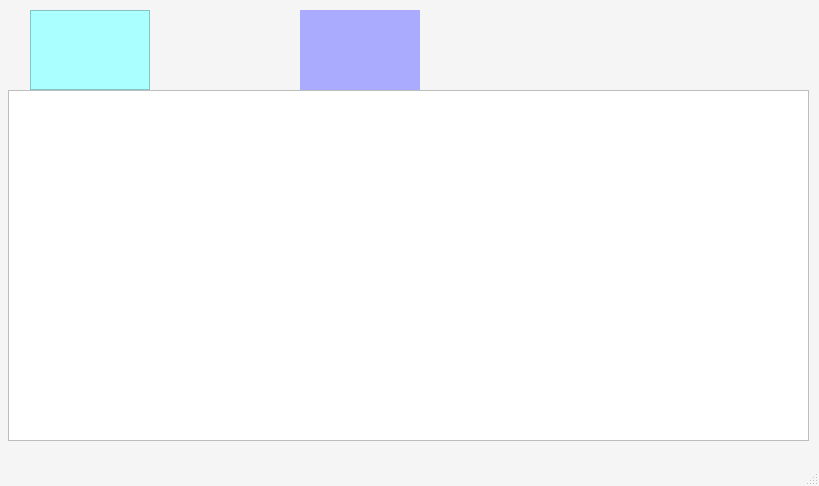
<?xml version="1.0" encoding="UTF-8"?>
<ui version="4.0">
 <class>MainWindow</class>
 <widget class="QMainWindow" name="MainWindow">
  <property name="geometry">
   <rect>
    <x>0</x>
    <y>0</y>
    <width>819</width>
    <height>486</height>
   </rect>
  </property>
  <property name="palette">
   <palette>
    <active>
     <colorrole role="WindowText">
      <brush brushstyle="SolidPattern">
       <color alpha="255">
        <red>0</red>
        <green>0</green>
        <blue>0</blue>
       </color>
      </brush>
     </colorrole>
     <colorrole role="Button">
      <brush brushstyle="SolidPattern">
       <color alpha="255">
        <red>245</red>
        <green>245</green>
        <blue>245</blue>
       </color>
      </brush>
     </colorrole>
     <colorrole role="Light">
      <brush brushstyle="SolidPattern">
       <color alpha="255">
        <red>255</red>
        <green>255</green>
        <blue>255</blue>
       </color>
      </brush>
     </colorrole>
     <colorrole role="Midlight">
      <brush brushstyle="SolidPattern">
       <color alpha="255">
        <red>250</red>
        <green>250</green>
        <blue>250</blue>
       </color>
      </brush>
     </colorrole>
     <colorrole role="Dark">
      <brush brushstyle="SolidPattern">
       <color alpha="255">
        <red>122</red>
        <green>122</green>
        <blue>122</blue>
       </color>
      </brush>
     </colorrole>
     <colorrole role="Mid">
      <brush brushstyle="SolidPattern">
       <color alpha="255">
        <red>163</red>
        <green>163</green>
        <blue>163</blue>
       </color>
      </brush>
     </colorrole>
     <colorrole role="Text">
      <brush brushstyle="SolidPattern">
       <color alpha="255">
        <red>0</red>
        <green>0</green>
        <blue>0</blue>
       </color>
      </brush>
     </colorrole>
     <colorrole role="BrightText">
      <brush brushstyle="SolidPattern">
       <color alpha="255">
        <red>255</red>
        <green>255</green>
        <blue>255</blue>
       </color>
      </brush>
     </colorrole>
     <colorrole role="ButtonText">
      <brush brushstyle="SolidPattern">
       <color alpha="255">
        <red>0</red>
        <green>0</green>
        <blue>0</blue>
       </color>
      </brush>
     </colorrole>
     <colorrole role="Base">
      <brush brushstyle="SolidPattern">
       <color alpha="255">
        <red>255</red>
        <green>255</green>
        <blue>255</blue>
       </color>
      </brush>
     </colorrole>
     <colorrole role="Window">
      <brush brushstyle="SolidPattern">
       <color alpha="255">
        <red>245</red>
        <green>245</green>
        <blue>245</blue>
       </color>
      </brush>
     </colorrole>
     <colorrole role="Shadow">
      <brush brushstyle="SolidPattern">
       <color alpha="255">
        <red>0</red>
        <green>0</green>
        <blue>0</blue>
       </color>
      </brush>
     </colorrole>
     <colorrole role="AlternateBase">
      <brush brushstyle="SolidPattern">
       <color alpha="255">
        <red>250</red>
        <green>250</green>
        <blue>250</blue>
       </color>
      </brush>
     </colorrole>
     <colorrole role="ToolTipBase">
      <brush brushstyle="SolidPattern">
       <color alpha="255">
        <red>255</red>
        <green>255</green>
        <blue>220</blue>
       </color>
      </brush>
     </colorrole>
     <colorrole role="ToolTipText">
      <brush brushstyle="SolidPattern">
       <color alpha="255">
        <red>0</red>
        <green>0</green>
        <blue>0</blue>
       </color>
      </brush>
     </colorrole>
     <colorrole role="PlaceholderText">
      <brush brushstyle="SolidPattern">
       <color alpha="128">
        <red>0</red>
        <green>0</green>
        <blue>0</blue>
       </color>
      </brush>
     </colorrole>
    </active>
    <inactive>
     <colorrole role="WindowText">
      <brush brushstyle="SolidPattern">
       <color alpha="255">
        <red>0</red>
        <green>0</green>
        <blue>0</blue>
       </color>
      </brush>
     </colorrole>
     <colorrole role="Button">
      <brush brushstyle="SolidPattern">
       <color alpha="255">
        <red>245</red>
        <green>245</green>
        <blue>245</blue>
       </color>
      </brush>
     </colorrole>
     <colorrole role="Light">
      <brush brushstyle="SolidPattern">
       <color alpha="255">
        <red>255</red>
        <green>255</green>
        <blue>255</blue>
       </color>
      </brush>
     </colorrole>
     <colorrole role="Midlight">
      <brush brushstyle="SolidPattern">
       <color alpha="255">
        <red>250</red>
        <green>250</green>
        <blue>250</blue>
       </color>
      </brush>
     </colorrole>
     <colorrole role="Dark">
      <brush brushstyle="SolidPattern">
       <color alpha="255">
        <red>122</red>
        <green>122</green>
        <blue>122</blue>
       </color>
      </brush>
     </colorrole>
     <colorrole role="Mid">
      <brush brushstyle="SolidPattern">
       <color alpha="255">
        <red>163</red>
        <green>163</green>
        <blue>163</blue>
       </color>
      </brush>
     </colorrole>
     <colorrole role="Text">
      <brush brushstyle="SolidPattern">
       <color alpha="255">
        <red>0</red>
        <green>0</green>
        <blue>0</blue>
       </color>
      </brush>
     </colorrole>
     <colorrole role="BrightText">
      <brush brushstyle="SolidPattern">
       <color alpha="255">
        <red>255</red>
        <green>255</green>
        <blue>255</blue>
       </color>
      </brush>
     </colorrole>
     <colorrole role="ButtonText">
      <brush brushstyle="SolidPattern">
       <color alpha="255">
        <red>0</red>
        <green>0</green>
        <blue>0</blue>
       </color>
      </brush>
     </colorrole>
     <colorrole role="Base">
      <brush brushstyle="SolidPattern">
       <color alpha="255">
        <red>255</red>
        <green>255</green>
        <blue>255</blue>
       </color>
      </brush>
     </colorrole>
     <colorrole role="Window">
      <brush brushstyle="SolidPattern">
       <color alpha="255">
        <red>245</red>
        <green>245</green>
        <blue>245</blue>
       </color>
      </brush>
     </colorrole>
     <colorrole role="Shadow">
      <brush brushstyle="SolidPattern">
       <color alpha="255">
        <red>0</red>
        <green>0</green>
        <blue>0</blue>
       </color>
      </brush>
     </colorrole>
     <colorrole role="AlternateBase">
      <brush brushstyle="SolidPattern">
       <color alpha="255">
        <red>250</red>
        <green>250</green>
        <blue>250</blue>
       </color>
      </brush>
     </colorrole>
     <colorrole role="ToolTipBase">
      <brush brushstyle="SolidPattern">
       <color alpha="255">
        <red>255</red>
        <green>255</green>
        <blue>220</blue>
       </color>
      </brush>
     </colorrole>
     <colorrole role="ToolTipText">
      <brush brushstyle="SolidPattern">
       <color alpha="255">
        <red>0</red>
        <green>0</green>
        <blue>0</blue>
       </color>
      </brush>
     </colorrole>
     <colorrole role="PlaceholderText">
      <brush brushstyle="SolidPattern">
       <color alpha="128">
        <red>0</red>
        <green>0</green>
        <blue>0</blue>
       </color>
      </brush>
     </colorrole>
    </inactive>
    <disabled>
     <colorrole role="WindowText">
      <brush brushstyle="SolidPattern">
       <color alpha="255">
        <red>122</red>
        <green>122</green>
        <blue>122</blue>
       </color>
      </brush>
     </colorrole>
     <colorrole role="Button">
      <brush brushstyle="SolidPattern">
       <color alpha="255">
        <red>245</red>
        <green>245</green>
        <blue>245</blue>
       </color>
      </brush>
     </colorrole>
     <colorrole role="Light">
      <brush brushstyle="SolidPattern">
       <color alpha="255">
        <red>255</red>
        <green>255</green>
        <blue>255</blue>
       </color>
      </brush>
     </colorrole>
     <colorrole role="Midlight">
      <brush brushstyle="SolidPattern">
       <color alpha="255">
        <red>250</red>
        <green>250</green>
        <blue>250</blue>
       </color>
      </brush>
     </colorrole>
     <colorrole role="Dark">
      <brush brushstyle="SolidPattern">
       <color alpha="255">
        <red>122</red>
        <green>122</green>
        <blue>122</blue>
       </color>
      </brush>
     </colorrole>
     <colorrole role="Mid">
      <brush brushstyle="SolidPattern">
       <color alpha="255">
        <red>163</red>
        <green>163</green>
        <blue>163</blue>
       </color>
      </brush>
     </colorrole>
     <colorrole role="Text">
      <brush brushstyle="SolidPattern">
       <color alpha="255">
        <red>122</red>
        <green>122</green>
        <blue>122</blue>
       </color>
      </brush>
     </colorrole>
     <colorrole role="BrightText">
      <brush brushstyle="SolidPattern">
       <color alpha="255">
        <red>255</red>
        <green>255</green>
        <blue>255</blue>
       </color>
      </brush>
     </colorrole>
     <colorrole role="ButtonText">
      <brush brushstyle="SolidPattern">
       <color alpha="255">
        <red>122</red>
        <green>122</green>
        <blue>122</blue>
       </color>
      </brush>
     </colorrole>
     <colorrole role="Base">
      <brush brushstyle="SolidPattern">
       <color alpha="255">
        <red>245</red>
        <green>245</green>
        <blue>245</blue>
       </color>
      </brush>
     </colorrole>
     <colorrole role="Window">
      <brush brushstyle="SolidPattern">
       <color alpha="255">
        <red>245</red>
        <green>245</green>
        <blue>245</blue>
       </color>
      </brush>
     </colorrole>
     <colorrole role="Shadow">
      <brush brushstyle="SolidPattern">
       <color alpha="255">
        <red>0</red>
        <green>0</green>
        <blue>0</blue>
       </color>
      </brush>
     </colorrole>
     <colorrole role="AlternateBase">
      <brush brushstyle="SolidPattern">
       <color alpha="255">
        <red>245</red>
        <green>245</green>
        <blue>245</blue>
       </color>
      </brush>
     </colorrole>
     <colorrole role="ToolTipBase">
      <brush brushstyle="SolidPattern">
       <color alpha="255">
        <red>255</red>
        <green>255</green>
        <blue>220</blue>
       </color>
      </brush>
     </colorrole>
     <colorrole role="ToolTipText">
      <brush brushstyle="SolidPattern">
       <color alpha="255">
        <red>0</red>
        <green>0</green>
        <blue>0</blue>
       </color>
      </brush>
     </colorrole>
     <colorrole role="PlaceholderText">
      <brush brushstyle="SolidPattern">
       <color alpha="128">
        <red>0</red>
        <green>0</green>
        <blue>0</blue>
       </color>
      </brush>
     </colorrole>
    </disabled>
   </palette>
  </property>
  <property name="windowTitle">
   <string>Блокнот</string>
  </property>
  <widget class="QWidget" name="centralwidget">
   <widget class="QTextEdit" name="textEdit">
    <property name="geometry">
     <rect>
      <x>8</x>
      <y>90</y>
      <width>801</width>
      <height>351</height>
     </rect>
    </property>
   </widget>
   <widget class="QFrame" name="frame">
    <property name="geometry">
     <rect>
      <x>30</x>
      <y>10</y>
      <width>120</width>
      <height>80</height>
     </rect>
    </property>
    <property name="palette">
     <palette>
      <active>
       <colorrole role="WindowText">
        <brush brushstyle="SolidPattern">
         <color alpha="255">
          <red>0</red>
          <green>0</green>
          <blue>0</blue>
         </color>
        </brush>
       </colorrole>
       <colorrole role="Button">
        <brush brushstyle="SolidPattern">
         <color alpha="255">
          <red>170</red>
          <green>255</green>
          <blue>255</blue>
         </color>
        </brush>
       </colorrole>
       <colorrole role="Light">
        <brush brushstyle="SolidPattern">
         <color alpha="255">
          <red>255</red>
          <green>255</green>
          <blue>255</blue>
         </color>
        </brush>
       </colorrole>
       <colorrole role="Midlight">
        <brush brushstyle="SolidPattern">
         <color alpha="255">
          <red>212</red>
          <green>255</green>
          <blue>255</blue>
         </color>
        </brush>
       </colorrole>
       <colorrole role="Dark">
        <brush brushstyle="SolidPattern">
         <color alpha="255">
          <red>85</red>
          <green>127</green>
          <blue>127</blue>
         </color>
        </brush>
       </colorrole>
       <colorrole role="Mid">
        <brush brushstyle="SolidPattern">
         <color alpha="255">
          <red>113</red>
          <green>170</green>
          <blue>170</blue>
         </color>
        </brush>
       </colorrole>
       <colorrole role="Text">
        <brush brushstyle="SolidPattern">
         <color alpha="255">
          <red>0</red>
          <green>0</green>
          <blue>0</blue>
         </color>
        </brush>
       </colorrole>
       <colorrole role="BrightText">
        <brush brushstyle="SolidPattern">
         <color alpha="255">
          <red>255</red>
          <green>255</green>
          <blue>255</blue>
         </color>
        </brush>
       </colorrole>
       <colorrole role="ButtonText">
        <brush brushstyle="SolidPattern">
         <color alpha="255">
          <red>0</red>
          <green>0</green>
          <blue>0</blue>
         </color>
        </brush>
       </colorrole>
       <colorrole role="Base">
        <brush brushstyle="SolidPattern">
         <color alpha="255">
          <red>255</red>
          <green>255</green>
          <blue>255</blue>
         </color>
        </brush>
       </colorrole>
       <colorrole role="Window">
        <brush brushstyle="SolidPattern">
         <color alpha="255">
          <red>170</red>
          <green>255</green>
          <blue>255</blue>
         </color>
        </brush>
       </colorrole>
       <colorrole role="Shadow">
        <brush brushstyle="SolidPattern">
         <color alpha="255">
          <red>0</red>
          <green>0</green>
          <blue>0</blue>
         </color>
        </brush>
       </colorrole>
       <colorrole role="AlternateBase">
        <brush brushstyle="SolidPattern">
         <color alpha="255">
          <red>212</red>
          <green>255</green>
          <blue>255</blue>
         </color>
        </brush>
       </colorrole>
       <colorrole role="ToolTipBase">
        <brush brushstyle="SolidPattern">
         <color alpha="255">
          <red>255</red>
          <green>255</green>
          <blue>220</blue>
         </color>
        </brush>
       </colorrole>
       <colorrole role="ToolTipText">
        <brush brushstyle="SolidPattern">
         <color alpha="255">
          <red>0</red>
          <green>0</green>
          <blue>0</blue>
         </color>
        </brush>
       </colorrole>
       <colorrole role="PlaceholderText">
        <brush brushstyle="SolidPattern">
         <color alpha="128">
          <red>0</red>
          <green>0</green>
          <blue>0</blue>
         </color>
        </brush>
       </colorrole>
      </active>
      <inactive>
       <colorrole role="WindowText">
        <brush brushstyle="SolidPattern">
         <color alpha="255">
          <red>0</red>
          <green>0</green>
          <blue>0</blue>
         </color>
        </brush>
       </colorrole>
       <colorrole role="Button">
        <brush brushstyle="SolidPattern">
         <color alpha="255">
          <red>170</red>
          <green>255</green>
          <blue>255</blue>
         </color>
        </brush>
       </colorrole>
       <colorrole role="Light">
        <brush brushstyle="SolidPattern">
         <color alpha="255">
          <red>255</red>
          <green>255</green>
          <blue>255</blue>
         </color>
        </brush>
       </colorrole>
       <colorrole role="Midlight">
        <brush brushstyle="SolidPattern">
         <color alpha="255">
          <red>212</red>
          <green>255</green>
          <blue>255</blue>
         </color>
        </brush>
       </colorrole>
       <colorrole role="Dark">
        <brush brushstyle="SolidPattern">
         <color alpha="255">
          <red>85</red>
          <green>127</green>
          <blue>127</blue>
         </color>
        </brush>
       </colorrole>
       <colorrole role="Mid">
        <brush brushstyle="SolidPattern">
         <color alpha="255">
          <red>113</red>
          <green>170</green>
          <blue>170</blue>
         </color>
        </brush>
       </colorrole>
       <colorrole role="Text">
        <brush brushstyle="SolidPattern">
         <color alpha="255">
          <red>0</red>
          <green>0</green>
          <blue>0</blue>
         </color>
        </brush>
       </colorrole>
       <colorrole role="BrightText">
        <brush brushstyle="SolidPattern">
         <color alpha="255">
          <red>255</red>
          <green>255</green>
          <blue>255</blue>
         </color>
        </brush>
       </colorrole>
       <colorrole role="ButtonText">
        <brush brushstyle="SolidPattern">
         <color alpha="255">
          <red>0</red>
          <green>0</green>
          <blue>0</blue>
         </color>
        </brush>
       </colorrole>
       <colorrole role="Base">
        <brush brushstyle="SolidPattern">
         <color alpha="255">
          <red>255</red>
          <green>255</green>
          <blue>255</blue>
         </color>
        </brush>
       </colorrole>
       <colorrole role="Window">
        <brush brushstyle="SolidPattern">
         <color alpha="255">
          <red>170</red>
          <green>255</green>
          <blue>255</blue>
         </color>
        </brush>
       </colorrole>
       <colorrole role="Shadow">
        <brush brushstyle="SolidPattern">
         <color alpha="255">
          <red>0</red>
          <green>0</green>
          <blue>0</blue>
         </color>
        </brush>
       </colorrole>
       <colorrole role="AlternateBase">
        <brush brushstyle="SolidPattern">
         <color alpha="255">
          <red>212</red>
          <green>255</green>
          <blue>255</blue>
         </color>
        </brush>
       </colorrole>
       <colorrole role="ToolTipBase">
        <brush brushstyle="SolidPattern">
         <color alpha="255">
          <red>255</red>
          <green>255</green>
          <blue>220</blue>
         </color>
        </brush>
       </colorrole>
       <colorrole role="ToolTipText">
        <brush brushstyle="SolidPattern">
         <color alpha="255">
          <red>0</red>
          <green>0</green>
          <blue>0</blue>
         </color>
        </brush>
       </colorrole>
       <colorrole role="PlaceholderText">
        <brush brushstyle="SolidPattern">
         <color alpha="128">
          <red>0</red>
          <green>0</green>
          <blue>0</blue>
         </color>
        </brush>
       </colorrole>
      </inactive>
      <disabled>
       <colorrole role="WindowText">
        <brush brushstyle="SolidPattern">
         <color alpha="255">
          <red>85</red>
          <green>127</green>
          <blue>127</blue>
         </color>
        </brush>
       </colorrole>
       <colorrole role="Button">
        <brush brushstyle="SolidPattern">
         <color alpha="255">
          <red>170</red>
          <green>255</green>
          <blue>255</blue>
         </color>
        </brush>
       </colorrole>
       <colorrole role="Light">
        <brush brushstyle="SolidPattern">
         <color alpha="255">
          <red>255</red>
          <green>255</green>
          <blue>255</blue>
         </color>
        </brush>
       </colorrole>
       <colorrole role="Midlight">
        <brush brushstyle="SolidPattern">
         <color alpha="255">
          <red>212</red>
          <green>255</green>
          <blue>255</blue>
         </color>
        </brush>
       </colorrole>
       <colorrole role="Dark">
        <brush brushstyle="SolidPattern">
         <color alpha="255">
          <red>85</red>
          <green>127</green>
          <blue>127</blue>
         </color>
        </brush>
       </colorrole>
       <colorrole role="Mid">
        <brush brushstyle="SolidPattern">
         <color alpha="255">
          <red>113</red>
          <green>170</green>
          <blue>170</blue>
         </color>
        </brush>
       </colorrole>
       <colorrole role="Text">
        <brush brushstyle="SolidPattern">
         <color alpha="255">
          <red>85</red>
          <green>127</green>
          <blue>127</blue>
         </color>
        </brush>
       </colorrole>
       <colorrole role="BrightText">
        <brush brushstyle="SolidPattern">
         <color alpha="255">
          <red>255</red>
          <green>255</green>
          <blue>255</blue>
         </color>
        </brush>
       </colorrole>
       <colorrole role="ButtonText">
        <brush brushstyle="SolidPattern">
         <color alpha="255">
          <red>85</red>
          <green>127</green>
          <blue>127</blue>
         </color>
        </brush>
       </colorrole>
       <colorrole role="Base">
        <brush brushstyle="SolidPattern">
         <color alpha="255">
          <red>170</red>
          <green>255</green>
          <blue>255</blue>
         </color>
        </brush>
       </colorrole>
       <colorrole role="Window">
        <brush brushstyle="SolidPattern">
         <color alpha="255">
          <red>170</red>
          <green>255</green>
          <blue>255</blue>
         </color>
        </brush>
       </colorrole>
       <colorrole role="Shadow">
        <brush brushstyle="SolidPattern">
         <color alpha="255">
          <red>0</red>
          <green>0</green>
          <blue>0</blue>
         </color>
        </brush>
       </colorrole>
       <colorrole role="AlternateBase">
        <brush brushstyle="SolidPattern">
         <color alpha="255">
          <red>170</red>
          <green>255</green>
          <blue>255</blue>
         </color>
        </brush>
       </colorrole>
       <colorrole role="ToolTipBase">
        <brush brushstyle="SolidPattern">
         <color alpha="255">
          <red>255</red>
          <green>255</green>
          <blue>220</blue>
         </color>
        </brush>
       </colorrole>
       <colorrole role="ToolTipText">
        <brush brushstyle="SolidPattern">
         <color alpha="255">
          <red>0</red>
          <green>0</green>
          <blue>0</blue>
         </color>
        </brush>
       </colorrole>
       <colorrole role="PlaceholderText">
        <brush brushstyle="SolidPattern">
         <color alpha="128">
          <red>0</red>
          <green>0</green>
          <blue>0</blue>
         </color>
        </brush>
       </colorrole>
      </disabled>
     </palette>
    </property>
    <property name="autoFillBackground">
     <bool>true</bool>
    </property>
    <property name="frameShape">
     <enum>QFrame::StyledPanel</enum>
    </property>
    <property name="frameShadow">
     <enum>QFrame::Raised</enum>
    </property>
   </widget>
   <widget class="QWidget" name="widget" native="true">
    <property name="enabled">
     <bool>true</bool>
    </property>
    <property name="geometry">
     <rect>
      <x>300</x>
      <y>10</y>
      <width>120</width>
      <height>80</height>
     </rect>
    </property>
    <property name="palette">
     <palette>
      <active>
       <colorrole role="WindowText">
        <brush brushstyle="SolidPattern">
         <color alpha="255">
          <red>0</red>
          <green>0</green>
          <blue>0</blue>
         </color>
        </brush>
       </colorrole>
       <colorrole role="Button">
        <brush brushstyle="SolidPattern">
         <color alpha="255">
          <red>170</red>
          <green>170</green>
          <blue>255</blue>
         </color>
        </brush>
       </colorrole>
       <colorrole role="Light">
        <brush brushstyle="SolidPattern">
         <color alpha="255">
          <red>255</red>
          <green>255</green>
          <blue>255</blue>
         </color>
        </brush>
       </colorrole>
       <colorrole role="Midlight">
        <brush brushstyle="SolidPattern">
         <color alpha="255">
          <red>212</red>
          <green>212</green>
          <blue>255</blue>
         </color>
        </brush>
       </colorrole>
       <colorrole role="Dark">
        <brush brushstyle="SolidPattern">
         <color alpha="255">
          <red>85</red>
          <green>85</green>
          <blue>127</blue>
         </color>
        </brush>
       </colorrole>
       <colorrole role="Mid">
        <brush brushstyle="SolidPattern">
         <color alpha="255">
          <red>113</red>
          <green>113</green>
          <blue>170</blue>
         </color>
        </brush>
       </colorrole>
       <colorrole role="Text">
        <brush brushstyle="SolidPattern">
         <color alpha="255">
          <red>0</red>
          <green>0</green>
          <blue>0</blue>
         </color>
        </brush>
       </colorrole>
       <colorrole role="BrightText">
        <brush brushstyle="SolidPattern">
         <color alpha="255">
          <red>255</red>
          <green>255</green>
          <blue>255</blue>
         </color>
        </brush>
       </colorrole>
       <colorrole role="ButtonText">
        <brush brushstyle="SolidPattern">
         <color alpha="255">
          <red>0</red>
          <green>0</green>
          <blue>0</blue>
         </color>
        </brush>
       </colorrole>
       <colorrole role="Base">
        <brush brushstyle="SolidPattern">
         <color alpha="255">
          <red>255</red>
          <green>255</green>
          <blue>255</blue>
         </color>
        </brush>
       </colorrole>
       <colorrole role="Window">
        <brush brushstyle="SolidPattern">
         <color alpha="255">
          <red>170</red>
          <green>170</green>
          <blue>255</blue>
         </color>
        </brush>
       </colorrole>
       <colorrole role="Shadow">
        <brush brushstyle="SolidPattern">
         <color alpha="255">
          <red>0</red>
          <green>0</green>
          <blue>0</blue>
         </color>
        </brush>
       </colorrole>
       <colorrole role="AlternateBase">
        <brush brushstyle="SolidPattern">
         <color alpha="255">
          <red>212</red>
          <green>212</green>
          <blue>255</blue>
         </color>
        </brush>
       </colorrole>
       <colorrole role="ToolTipBase">
        <brush brushstyle="SolidPattern">
         <color alpha="255">
          <red>255</red>
          <green>255</green>
          <blue>220</blue>
         </color>
        </brush>
       </colorrole>
       <colorrole role="ToolTipText">
        <brush brushstyle="SolidPattern">
         <color alpha="255">
          <red>0</red>
          <green>0</green>
          <blue>0</blue>
         </color>
        </brush>
       </colorrole>
       <colorrole role="PlaceholderText">
        <brush brushstyle="SolidPattern">
         <color alpha="128">
          <red>0</red>
          <green>0</green>
          <blue>0</blue>
         </color>
        </brush>
       </colorrole>
      </active>
      <inactive>
       <colorrole role="WindowText">
        <brush brushstyle="SolidPattern">
         <color alpha="255">
          <red>0</red>
          <green>0</green>
          <blue>0</blue>
         </color>
        </brush>
       </colorrole>
       <colorrole role="Button">
        <brush brushstyle="SolidPattern">
         <color alpha="255">
          <red>170</red>
          <green>170</green>
          <blue>255</blue>
         </color>
        </brush>
       </colorrole>
       <colorrole role="Light">
        <brush brushstyle="SolidPattern">
         <color alpha="255">
          <red>255</red>
          <green>255</green>
          <blue>255</blue>
         </color>
        </brush>
       </colorrole>
       <colorrole role="Midlight">
        <brush brushstyle="SolidPattern">
         <color alpha="255">
          <red>212</red>
          <green>212</green>
          <blue>255</blue>
         </color>
        </brush>
       </colorrole>
       <colorrole role="Dark">
        <brush brushstyle="SolidPattern">
         <color alpha="255">
          <red>85</red>
          <green>85</green>
          <blue>127</blue>
         </color>
        </brush>
       </colorrole>
       <colorrole role="Mid">
        <brush brushstyle="SolidPattern">
         <color alpha="255">
          <red>113</red>
          <green>113</green>
          <blue>170</blue>
         </color>
        </brush>
       </colorrole>
       <colorrole role="Text">
        <brush brushstyle="SolidPattern">
         <color alpha="255">
          <red>0</red>
          <green>0</green>
          <blue>0</blue>
         </color>
        </brush>
       </colorrole>
       <colorrole role="BrightText">
        <brush brushstyle="SolidPattern">
         <color alpha="255">
          <red>255</red>
          <green>255</green>
          <blue>255</blue>
         </color>
        </brush>
       </colorrole>
       <colorrole role="ButtonText">
        <brush brushstyle="SolidPattern">
         <color alpha="255">
          <red>0</red>
          <green>0</green>
          <blue>0</blue>
         </color>
        </brush>
       </colorrole>
       <colorrole role="Base">
        <brush brushstyle="SolidPattern">
         <color alpha="255">
          <red>255</red>
          <green>255</green>
          <blue>255</blue>
         </color>
        </brush>
       </colorrole>
       <colorrole role="Window">
        <brush brushstyle="SolidPattern">
         <color alpha="255">
          <red>170</red>
          <green>170</green>
          <blue>255</blue>
         </color>
        </brush>
       </colorrole>
       <colorrole role="Shadow">
        <brush brushstyle="SolidPattern">
         <color alpha="255">
          <red>0</red>
          <green>0</green>
          <blue>0</blue>
         </color>
        </brush>
       </colorrole>
       <colorrole role="AlternateBase">
        <brush brushstyle="SolidPattern">
         <color alpha="255">
          <red>212</red>
          <green>212</green>
          <blue>255</blue>
         </color>
        </brush>
       </colorrole>
       <colorrole role="ToolTipBase">
        <brush brushstyle="SolidPattern">
         <color alpha="255">
          <red>255</red>
          <green>255</green>
          <blue>220</blue>
         </color>
        </brush>
       </colorrole>
       <colorrole role="ToolTipText">
        <brush brushstyle="SolidPattern">
         <color alpha="255">
          <red>0</red>
          <green>0</green>
          <blue>0</blue>
         </color>
        </brush>
       </colorrole>
       <colorrole role="PlaceholderText">
        <brush brushstyle="SolidPattern">
         <color alpha="128">
          <red>0</red>
          <green>0</green>
          <blue>0</blue>
         </color>
        </brush>
       </colorrole>
      </inactive>
      <disabled>
       <colorrole role="WindowText">
        <brush brushstyle="SolidPattern">
         <color alpha="255">
          <red>85</red>
          <green>85</green>
          <blue>127</blue>
         </color>
        </brush>
       </colorrole>
       <colorrole role="Button">
        <brush brushstyle="SolidPattern">
         <color alpha="255">
          <red>170</red>
          <green>170</green>
          <blue>255</blue>
         </color>
        </brush>
       </colorrole>
       <colorrole role="Light">
        <brush brushstyle="SolidPattern">
         <color alpha="255">
          <red>255</red>
          <green>255</green>
          <blue>255</blue>
         </color>
        </brush>
       </colorrole>
       <colorrole role="Midlight">
        <brush brushstyle="SolidPattern">
         <color alpha="255">
          <red>212</red>
          <green>212</green>
          <blue>255</blue>
         </color>
        </brush>
       </colorrole>
       <colorrole role="Dark">
        <brush brushstyle="SolidPattern">
         <color alpha="255">
          <red>85</red>
          <green>85</green>
          <blue>127</blue>
         </color>
        </brush>
       </colorrole>
       <colorrole role="Mid">
        <brush brushstyle="SolidPattern">
         <color alpha="255">
          <red>113</red>
          <green>113</green>
          <blue>170</blue>
         </color>
        </brush>
       </colorrole>
       <colorrole role="Text">
        <brush brushstyle="SolidPattern">
         <color alpha="255">
          <red>85</red>
          <green>85</green>
          <blue>127</blue>
         </color>
        </brush>
       </colorrole>
       <colorrole role="BrightText">
        <brush brushstyle="SolidPattern">
         <color alpha="255">
          <red>255</red>
          <green>255</green>
          <blue>255</blue>
         </color>
        </brush>
       </colorrole>
       <colorrole role="ButtonText">
        <brush brushstyle="SolidPattern">
         <color alpha="255">
          <red>85</red>
          <green>85</green>
          <blue>127</blue>
         </color>
        </brush>
       </colorrole>
       <colorrole role="Base">
        <brush brushstyle="SolidPattern">
         <color alpha="255">
          <red>170</red>
          <green>170</green>
          <blue>255</blue>
         </color>
        </brush>
       </colorrole>
       <colorrole role="Window">
        <brush brushstyle="SolidPattern">
         <color alpha="255">
          <red>170</red>
          <green>170</green>
          <blue>255</blue>
         </color>
        </brush>
       </colorrole>
       <colorrole role="Shadow">
        <brush brushstyle="SolidPattern">
         <color alpha="255">
          <red>0</red>
          <green>0</green>
          <blue>0</blue>
         </color>
        </brush>
       </colorrole>
       <colorrole role="AlternateBase">
        <brush brushstyle="SolidPattern">
         <color alpha="255">
          <red>170</red>
          <green>170</green>
          <blue>255</blue>
         </color>
        </brush>
       </colorrole>
       <colorrole role="ToolTipBase">
        <brush brushstyle="SolidPattern">
         <color alpha="255">
          <red>255</red>
          <green>255</green>
          <blue>220</blue>
         </color>
        </brush>
       </colorrole>
       <colorrole role="ToolTipText">
        <brush brushstyle="SolidPattern">
         <color alpha="255">
          <red>0</red>
          <green>0</green>
          <blue>0</blue>
         </color>
        </brush>
       </colorrole>
       <colorrole role="PlaceholderText">
        <brush brushstyle="SolidPattern">
         <color alpha="128">
          <red>0</red>
          <green>0</green>
          <blue>0</blue>
         </color>
        </brush>
       </colorrole>
      </disabled>
     </palette>
    </property>
    <property name="autoFillBackground">
     <bool>true</bool>
    </property>
   </widget>
  </widget>
  <widget class="QMenuBar" name="menubar">
   <property name="geometry">
    <rect>
     <x>0</x>
     <y>0</y>
     <width>819</width>
     <height>21</height>
    </rect>
   </property>
  </widget>
  <widget class="QStatusBar" name="statusbar"/>
 </widget>
 <resources/>
 <connections/>
</ui>
